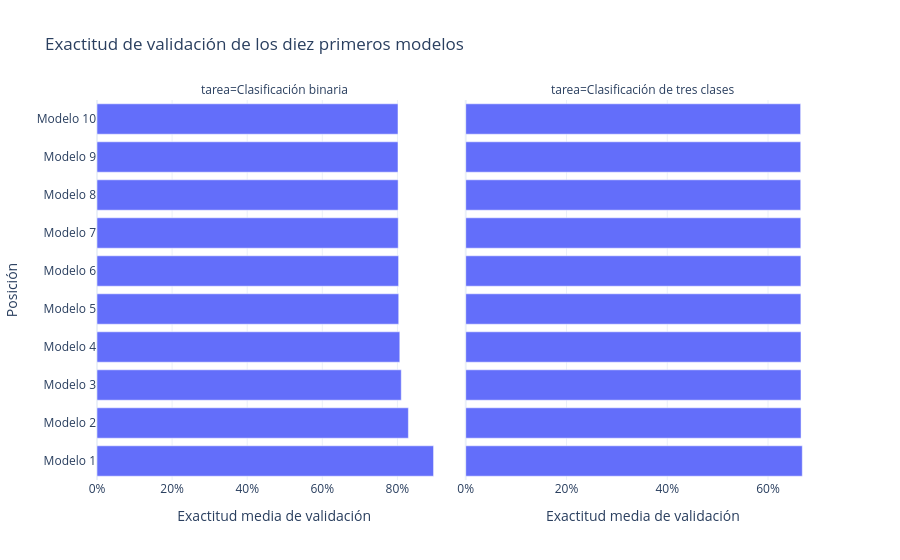

Here is the notebook cell this chart was saved with:
### Markdown cell above
### Gráfico 3. Exactitud de validación de los diez primeros modelos

Las barras ordenan los diez primeros modelos de cada clasificación según la exactitud media de validación cruzada. Cada tarea tiene su propio panel.

**Hallazgo principal:** en la tarea binaria, el primer modelo alcanza 89.63% y el segundo 82.93%; las configuraciones clásicas que siguen se agrupan alrededor de 80–81%. En tres clases, los diez primeros resultados están mucho más juntos, entre 66.48% y 66.80%, por lo que las diferencias entre sus exactitudes son pequeñas. Sin embargo, en ambos métodos se aprecia cómo hay un cierto punto donde cambios en los modelos, por más agresivos que sean, no incrementan significativamente los resultados.

### Code cell
bar_data = pd.concat(
    [binary_top.head(10), three_top.head(10)],
    ignore_index=True,
)
bar_data["tarea"] = bar_data["dataset"].map({
    "binary": "Clasificación binaria",
    "3classes": "Clasificación de tres clases",
})
bar_data["modelo"] = "Modelo " + bar_data["rank"].astype(int).astype(str)

fig = px.bar(
    bar_data,
    x="cv_accuracy_mean",
    y="modelo",
    orientation="h",
    facet_col="tarea",
    category_orders={"modelo": [f"Modelo {rank}" for rank in range(10, 0, -1)]},
    hover_data=["representation"],
    title="Exactitud de validación de los diez primeros modelos",
    labels={
        "cv_accuracy_mean": "Exactitud media de validación",
        "modelo": "Posición",
    },
    template="plotly_white",
)
fig.update_xaxes(tickformat=".0%", matches=None)
fig.update_yaxes(matches=None)
fig.show()

### Figure 1 — Plotly figure (JSON) as saved in the notebook; plotly's stock layout.template omitted (floating-point values rounded to 4 significant figures)
{"data": [{"customdata": [["bert_base_finetuned"], ["bert_base_finetuned"], ["tfidf_word_char"], ["tfidf_word_char"], ["combo_ngrams+ensemble"], ["tfidf_char"], ["ngrams"], ["tfidf_word_char"], ["tfidf_word"], ["bow"]], "hovertemplate": "tarea=Clasificación binaria<br>Exactitud media de validación=%{x}<br>Posición=%{y}<br>representation=%{customdata[0]}<extra></extra>", "legendgroup": "", "marker": {"color": "#636efa", "pattern": {"shape": ""}}, "name": "", "orientation": "h", "showlegend": false, "textposition": "auto", "type": "bar", "x": [0.8963, 0.8293, 0.8102, 0.8064, 0.8035, 0.8032, 0.8022, 0.8019, 0.8015, 0.8015], "xaxis": "x", "y": ["Modelo 1", "Modelo 2", "Modelo 3", "Modelo 4", "Modelo 5", "Modelo 6", "Modelo 7", "Modelo 8", "Modelo 9", "Modelo 10"], "yaxis": "y"}, {"customdata": [["combo_tfidf+ensemble"], ["combo_bow+ensemble"], ["combo_ngrams+ensemble"], ["combo_one_hot+ensemble"], ["combo_bow+tfidf+ngrams+ensemble"], ["combo_one_hot+tfidf+ngrams+ensemble"], ["combo_tfidf+ngrams+ensemble"], ["combo_bow+ngrams+ensemble"], ["combo_tfidf+ensemble"], ["combo_bow+one_hot+ngrams+ensemble"]], "hovertemplate": "tarea=Clasificación de tres clases<br>Exactitud media de validación=%{x}<br>Posición=%{y}<br>representation=%{customdata[0]}<extra></extra>", "legendgroup": "", "marker": {"color": "#636efa", "pattern": {"shape": ""}}, "name": "", "orientation": "h", "showlegend": false, "textposition": "auto", "type": "bar", "x": [0.668, 0.6656, 0.6654, 0.6654, 0.6653, 0.6653, 0.6651, 0.6649, 0.6649, 0.6648], "xaxis": "x2", "y": ["Modelo 1", "Modelo 2", "Modelo 3", "Modelo 4", "Modelo 5", "Modelo 6", "Modelo 7", "Modelo 8", "Modelo 9", "Modelo 10"], "yaxis": "y2"}], "layout": {"annotations": [{"font": {}, "showarrow": false, "text": "tarea=Clasificación binaria", "x": 0.245, "xanchor": "center", "xref": "paper", "y": 1, "yanchor": "bottom", "yref": "paper"}, {"font": {}, "showarrow": false, "text": "tarea=Clasificación de tres clases", "x": 0.755, "xanchor": "center", "xref": "paper", "y": 1, "yanchor": "bottom", "yref": "paper"}], "barmode": "relative", "legend": {"tracegroupgap": 0}, "title": {"text": "Exactitud de validación de los diez primeros modelos"}, "xaxis": {"anchor": "y", "domain": [0, 0.49], "tickformat": ".0%", "title": {"text": "Exactitud media de validación"}}, "xaxis2": {"anchor": "y2", "domain": [0.51, 1], "tickformat": ".0%", "title": {"text": "Exactitud media de validación"}}, "yaxis": {"anchor": "x", "categoryarray": ["Modelo 1", "Modelo 2", "Modelo 3", "Modelo 4", "Modelo 5", "Modelo 6", "Modelo 7", "Modelo 8", "Modelo 9", "Modelo 10"], "categoryorder": "array", "domain": [0, 1], "title": {"text": "Posición"}}, "yaxis2": {"anchor": "x2", "domain": [0, 1], "showticklabels": false}}}
